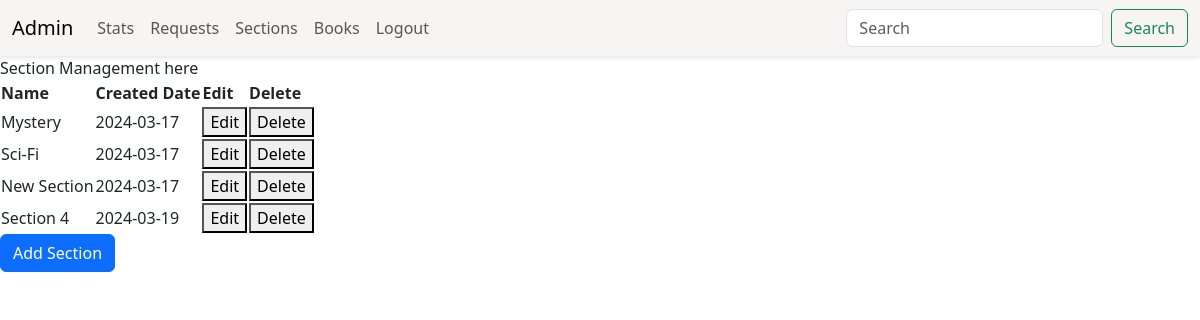
The page /section-management (signed in) on the database its author committed.
### application/models.py (models this page shows)
class Section(db.Model):
    section_id = db.Column(db.Integer(), primary_key=True)
    name = db.Column(db.String(), nullable=False, unique=True)
    image = db.Column(db.String(), nullable=False)
    created_date = db.Column(db.Date())
    description = db.Column(db.String())

### application/controllers.py (the view)
@app.route('/section-management')
def Section_Management():
    if session.get("name") != "Admin":
        return redirect("/logout")
    sections = Section.query.all()
    today_date = datetime.date.today()
    return render_template("admin/section_management.html", sections=sections, today_date=today_date)

### templates/admin/section_management.html (shortened to what this page needs)
<!DOCTYPE html>
<html lang="en">
<head>
    {% include "includes.html" %}
</head>
<body>
{% include "admin/admin_nav.html" %}
    Section Management here
    <table>
        <thead>
            <tr>
                <th>Name</th>
                <th>Created Date</th>
                <th>Edit</th>
                <th>Delete</th>
            </tr>
        </thead>
        <tbody>
            {% for section in sections %}
            <tr>
                <td>{{ section.name }}</td>
                <td> {{ section.created_date }} </td>
                <td> <a href="/edit-section/{{section.section_id}}"><button>Edit</button> </a></td>
                <td> <a href="/delete-section/{{section.section_id}}"><button>Delete</button> </a></td>
            </tr>
            {% endfor %}
        </tbody>
    </table>
    <button type="button" class="btn btn-primary" data-bs-toggle="modal" data-bs-target="#addSectionModal">
        Add Section
    </button>
</body>
</html>

### rows shown on the page
Section: name "Mystery", created_date "2024-03-17"
Section: name "Sci-Fi", created_date "2024-03-17"
Section: name "New Section", created_date "2024-03-17"
Section: name "Section 4", created_date "2024-03-19"
